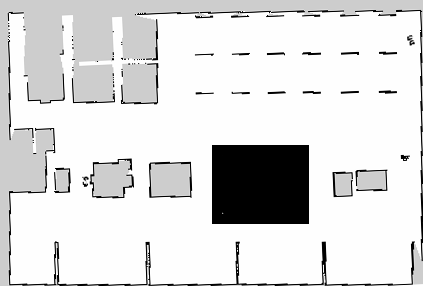
#> input picture 11_AdvancedNavigation/01_Nav2Features/nav2_pkgs/map_server/maps/map_keepout.pgm, 423 x 286 px, found by its file name
$ python rotate.py
#> lines starting #> are read from the running program, lines starting #| are printed output that depends on the picture
import cv2

# Load the PGM file
image = cv2.imread("map_keepout.pgm", cv2.IMREAD_UNCHANGED)
#> image is the input picture: shape (286, 423); min 0, max 255, mean 219.6

# Rotate the image 90 degrees counterclockwise
rotated_image = cv2.rotate(image, cv2.ROTATE_90_CLOCKWISE)
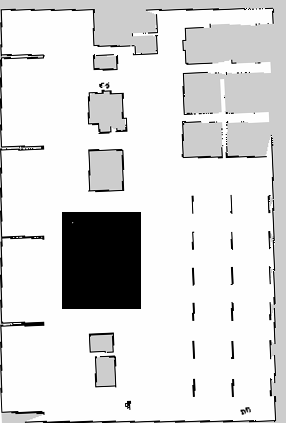
#> rotated_image: shape (423, 286); min 0, max 255, mean 219.6

# Save the rotated image
cv2.imwrite("map_keepout_rotated.pgm", rotated_image)

$ run again, with 11_AdvancedNavigation/01_Nav2Features/nav2_pkgs/map_server/maps/map.pgm copied over 11_AdvancedNavigation/01_Nav2Features/nav2_pkgs/map_server/maps/map_keepout.pgm
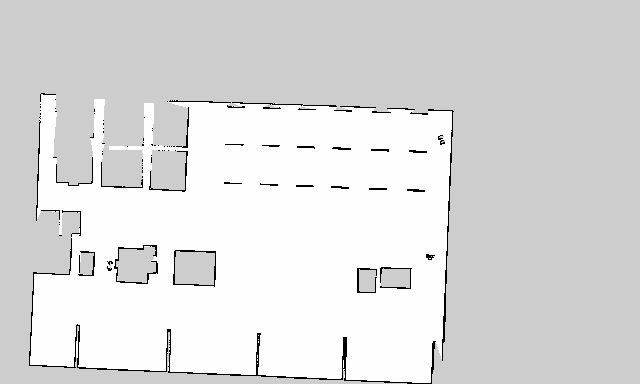
#> input picture 11_AdvancedNavigation/01_Nav2Features/nav2_pkgs/map_server/maps/map.pgm, 640 x 384 px, found by its file name
#> image is the input picture: shape (384, 640); min 0, max 254, mean 220.2
#> `rotated_image = cv2.rotate(image, cv2.ROTATE_90_CLOCKWISE)`:
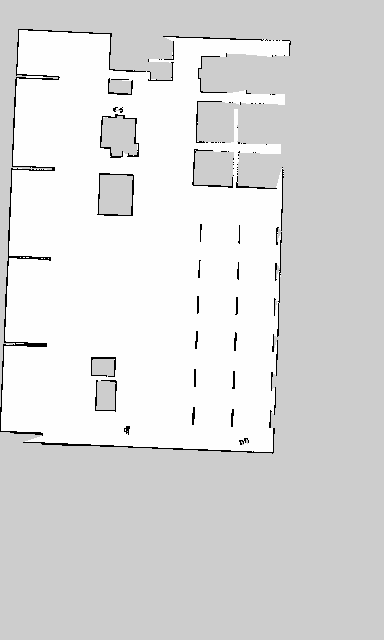
#> rotated_image: shape (640, 384); min 0, max 254, mean 220.2

$ run again, with 11_AdvancedNavigation/01_Nav2Features/nav2_pkgs/map_server/maps/map_rotated.pgm copied over 11_AdvancedNavigation/01_Nav2Features/nav2_pkgs/map_server/maps/map_keepout.pgm
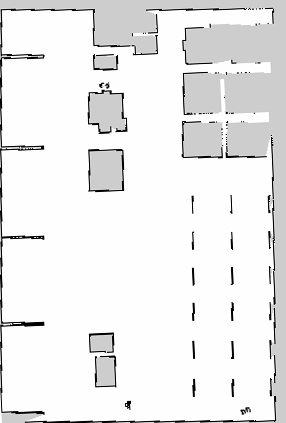
#> input picture 11_AdvancedNavigation/01_Nav2Features/nav2_pkgs/map_server/maps/map_rotated.pgm, 286 x 423 px, found by its file name
#> image is the input picture: shape (423, 286); min 0, max 255, mean 235.7
#> `rotated_image = cv2.rotate(image, cv2.ROTATE_90_CLOCKWISE)`:
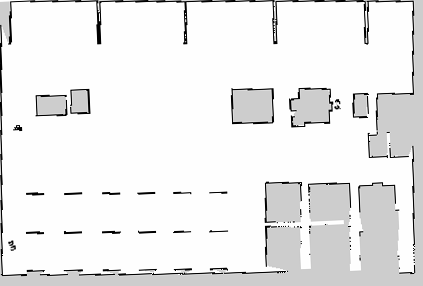
#> rotated_image: shape (286, 423); min 0, max 255, mean 235.7

$ run again, with 11_AdvancedNavigation/01_Nav2Features/nav2_pkgs/map_server/maps/map_rotated2.pgm copied over 11_AdvancedNavigation/01_Nav2Features/nav2_pkgs/map_server/maps/map_keepout.pgm
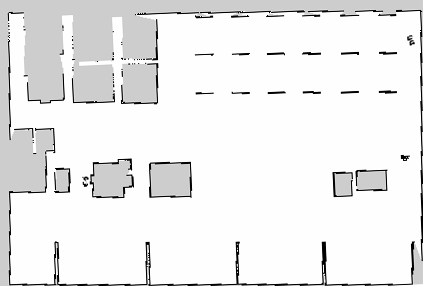
#> input picture 11_AdvancedNavigation/01_Nav2Features/nav2_pkgs/map_server/maps/map_rotated2.pgm, 423 x 286 px, found by its file name
#> image is the input picture: shape (286, 423); min 0, max 255, mean 235.7
#> `rotated_image = cv2.rotate(image, cv2.ROTATE_90_CLOCKWISE)`:
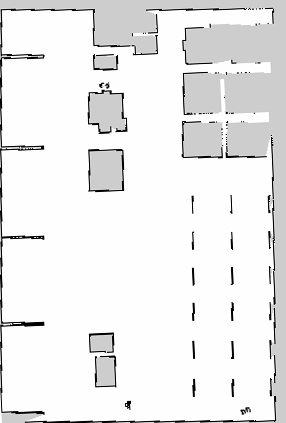
#> rotated_image: shape (423, 286); min 0, max 255, mean 235.7
